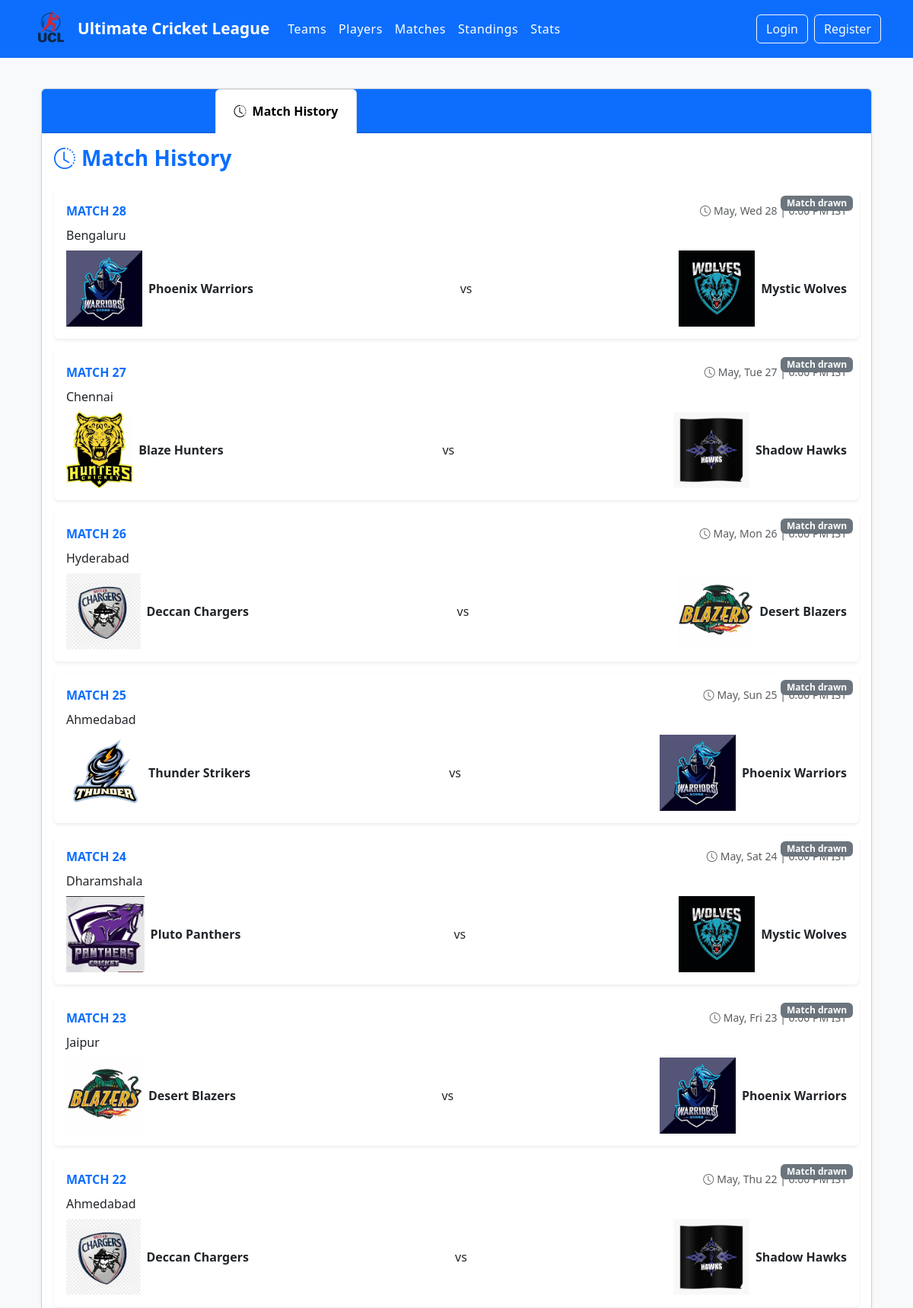
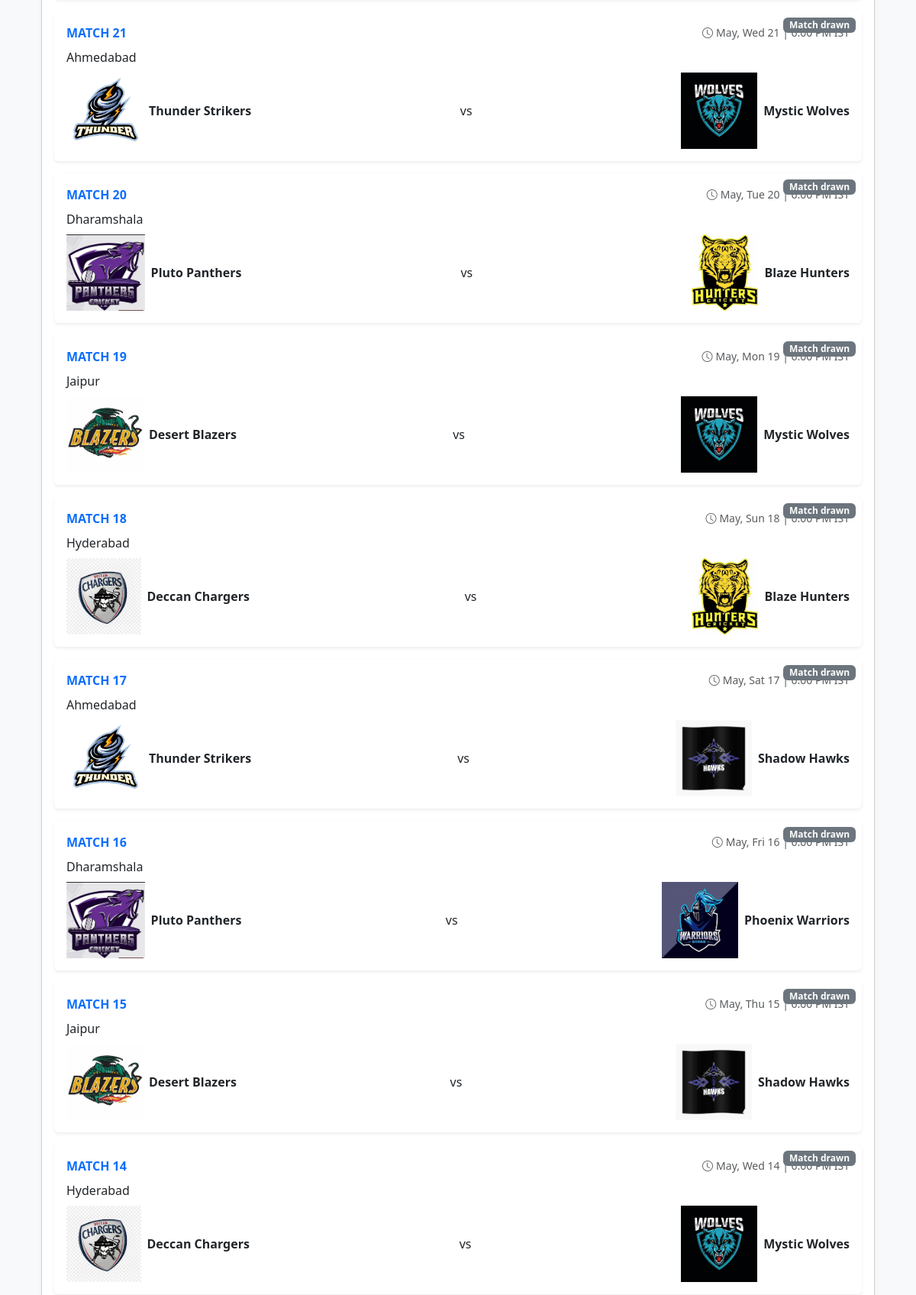
Page /matches/?past=1 (upper part) on the committed database (2 pictures, top to bottom).
### tournament/models.py (models this page shows, shortened)
class Match(models.Model):
    RESULT_CHOICES = [
        ('Home Win', 'Home Win'),
        ('Away Win', 'Away Win'),
        ('Draw', 'Draw'),
        ('No Result', 'No Result'),
        ('TBD', 'To Be Determined'),
    ]
    STATUS_CHOICES = [
        ('UPCOMING', 'Upcoming'),
        ('LIVE', 'Live'),
        ('COMPLETED', 'Completed'),
    ]
    status = models.CharField(max_length=10,choices=STATUS_CHOICES,default='UPCOMING')
    result = models.CharField(max_length=20, choices=RESULT_CHOICES, default='TBD')
    man_of_the_match = models.ForeignKey(Player, on_delete=models.SET_NULL, null=True, blank=True)
    umpires = models.CharField(max_length=200)
    match_number = models.PositiveIntegerField(unique=True)
    home_score = models.PositiveIntegerField(default=0)
    away_score = models.PositiveIntegerField(default=0)
    current_batsman = models.ForeignKey(Player, on_delete=models.SET_NULL, null=True, blank=True, related_name='current_batsman_matches')
    current_non_striker = models.ForeignKey(Player, on_delete=models.SET_NULL, null=True, blank=True, related_name='current_non_striker_matches')
    current_bowler = models.ForeignKey(Player, on_delete=models.SET_NULL, null=True, blank=True, related_name='current_bowler_matches')
    striker = models.ForeignKey(Player, on_delete=models.SET_NULL, null=True, blank=True, related_name='striker_matches')
    non_striker = models.ForeignKey(Player, on_delete=models.SET_NULL, null=True, blank=True, related_name='non_striker_matches')
    bowler = models.ForeignKey(Player, on_delete=models.SET_NULL, null=True, blank=True, related_name='bowler_matches')
    balls_remaining = models.PositiveIntegerField(default=120)
    innings = models.PositiveIntegerField(default=1)
    is_live = models.BooleanField(default=False)
    current_run_rate = models.DecimalField(max_digits=5, decimal_places=2, default=0)
    required_run_rate = models.DecimalField(max_digits=5, decimal_places=2, default=0)
    win_margin = models.CharField(max_length=100, blank=True)
    next_batsman = models.ForeignKey(Player, on_delete=models.SET_NULL, null=True, blank=True, related_name='next_batsman_matches')
    next_bowler = models.ForeignKey(Player, on_delete=models.SET_NULL, null=True, blank=True, related_name='next_bowler_matches')
    current_ball = models.PositiveIntegerField(default=0)
    current_over = models.PositiveIntegerField(default=0)
    batting_team = models.ForeignKey(Team, on_delete=models.SET_NULL, null=True, blank=True, related_name='batting_matches')
    striker_runs = models.PositiveIntegerField(default=0)
    striker_balls = models.PositiveIntegerField(default=0)
    non_striker_runs = models.PositiveIntegerField(default=0)
    non_striker_balls = models.PositiveIntegerField(default=0)
    bowler_runs = models.PositiveIntegerField(default=0)
    bowler_wickets = models.PositiveIntegerField(default=0)
    bowler_balls = models.PositiveIntegerField(default=0)
    total_runs = models.PositiveIntegerField(default=0)
    total_wickets = models.PositiveIntegerField(default=0)
    extras = models.PositiveIntegerField(default=0)
    batting_team = models.ForeignKey(Team, on_delete=models.SET_NULL, related_name='batting_matches', null=True)
    bowling_team = models.ForeignKey(Team, on_delete=models.SET_NULL, related_name='bowling_matches', null=True)
    powerplay_overs = models.IntegerField(default=6)  # Typically 6 for T20
    powerplay_runs = models.IntegerField(default=0)
    powerplay_wickets = models.IntegerField(default=0)
    is_powerplay = models.BooleanField(default=True)
    home_team = models.ForeignKey(Team, on_delete=models.CASCADE, related_name='home_matches')
    away_team = models.ForeignKey(Team, on_delete=models.CASCADE, related_name='away_matches')
    date = models.DateTimeField()
    venue = models.CharField(max_length=100)
    toss_winner = models.ForeignKey(Team, on_delete=models.CASCADE, related_name='toss_wins', null=True)
    toss_decision = models.CharField(max_length=10, choices=[('bat', 'Bat'), ('field', 'Field')], null=True)
    innings = models.IntegerField(default=1)
    first_team = models.ForeignKey(Team, on_delete=models.CASCADE, related_name='first_innings', null=True)
    second_team = models.ForeignKey(Team, on_delete=models.CASCADE, related_name='second_innings', null=True)
    first_score = models.IntegerField(default=0)
    first_wickets = models.IntegerField(default=0)
    first_current_over = models.IntegerField(default=0)
    first_current_ball = models.IntegerField(default=0)
    second_score = models.IntegerField(default=0)
    second_wickets = models.IntegerField(default=0)
    second_current_over = models.IntegerField(default=0)
    second_current_ball = models.IntegerField(default=0)
    striker = models.ForeignKey(Player, on_delete=models.SET_NULL, related_name='striker_matches', null=True)
    non_striker = models.ForeignKey(Player, on_delete=models.SET_NULL, related_name='non_striker_matches', null=True)
    bowler = models.ForeignKey(Player, on_delete=models.SET_NULL, related_name='bowler_matches', null=True)
    striker_runs = models.IntegerField(default=0)
    striker_balls = models.IntegerField(default=0)
    striker_fours = models.IntegerField(default=0)
    striker_sixes = models.IntegerField(default=0)
    non_striker_runs = models.IntegerField(default=0)
    non_striker_balls = models.IntegerField(default=0)
    non_striker_fours = models.IntegerField(default=0)
    non_striker_sixes = models.IntegerField(default=0)
    bowler_runs = models.IntegerField(default=0)
    bowler_wickets = models.IntegerField(default=0)
    bowler_wides = models.IntegerField(default=0)
    bowler_no_balls = models.IntegerField(default=0)
    @property
    def first_current_ball(self):
        return self.ball_set.order_by('over', 'ball_number').first()
    @property
    def winner(self):
        if self.result == 'Home Win':
            return self.home_team
        elif self.result == 'Away Win':
            return self.away_team
        return None
    @property
    def status(self):
        if self.is_live:
            return "LIVE"
        elif self.date > timezone.now():
            return "UPCOMING"
        else:
            return "COMPLETED"
    def status(self):
        if self.is_live:
            return "LIVE"
        elif self.date > timezone.now():
            return "UPCOMING"
        else:
            return "COMPLETED"

class Team(models.Model):
    name = models.CharField(max_length=100, unique=True)
    short_name = models.CharField(max_length=3, blank=True)
    logo = models.ImageField(upload_to='team_logos/', null=True, blank=True)
    home_ground = models.CharField(max_length=100)
    captain = models.ForeignKey('Player', on_delete=models.SET_NULL, null=True, blank=True, related_name='captain_of')
    coach = models.CharField(max_length=100)
    founded = models.PositiveIntegerField()
    public = models.BooleanField(default=True)
    manager = models.ForeignKey(User, on_delete=models.CASCADE, related_name='managed_teams', null=True, blank=True)
    matches_played = models.PositiveIntegerField(default=0)
    wins = models.PositiveIntegerField(default=0)
    losses = models.PositiveIntegerField(default=0)
    draws = models.PositiveIntegerField(default=0)
    points = models.PositiveIntegerField(default=0)  # Added concrete points field
    total_matches = models.IntegerField(default=0)
    wins = models.IntegerField(default=0)
    losses = models.IntegerField(default=0)
    draws = models.IntegerField(default=0)
    points = models.IntegerField(default=0)

### tournament/views.py (the view)
# urls.py: path('matches/', views.match_list, name='matches'),
def match_list(request):
    past = request.GET.get('past', '0') == '1'
    if past:
        matches = Match.objects.filter(
            date__lt=timezone.now(),
            is_live=False
        ).order_by('-date')
    else:
        matches = Match.objects.filter(
            Q(date__gte=timezone.now()) | Q(is_live=True)
        ).order_by('date')
    return render(request, 'tournament/matches.html', {
        'upcoming_matches': matches if not past else None,
        'past_matches': matches if past else None,
        'past': past
    })

### tournament/templates/tournament/matches.html (shortened to what this page needs)
{% extends 'tournament/base.html' %}
{% load humanize %}
{% load static %}
{% block content %}
<div class="container py-3">
    <div class="card shadow-sm mb-4">
        <div class="card-header bg-primary text-white p-0">
            <ul class="nav nav-tabs card-header-tabs m-0">
                <li class="nav-item">
                    <a class="nav-link {% if not past %}active{% endif %} py-3 px-4" href="?past=0">
                        <i class="bi bi-calendar3 me-2"></i>Upcoming Matches
                    </a>
                </li>
                <li class="nav-item">
                    <a class="nav-link {% if past %}active{% endif %} py-3 px-4" href="?past=1">
                        <i class="bi bi-clock-history me-2"></i>Match History
                    </a>
                </li>
            </ul>
        </div>
        <div class="card-body">
            {% if past %}
                <h3 class="mb-4 text-primary fw-bold"><i class="bi bi-clock-history me-2"></i>Match History</h3>
                {% if past_matches %}
                    <div class="row g-3">
                        {% for match in past_matches %}
                            <div class="col-12">
                                <div class="match-card p-3 rounded shadow-sm bg-white position-relative">
                                    {% if match.winner %}
                                        <span class="badge bg-success position-absolute top-0 end-0 m-2">
                                            {{ match.winner.short_name|default:match.winner.name }} won
                                        </span>
                                    {% else %}
                                        <span class="badge bg-secondary position-absolute top-0 end-0 m-2">
                                            Match drawn
                                        </span>
                                    {% endif %}
                                    <div class="d-flex justify-content-between align-items-center mb-2">
                                        <div class="text-primary fw-bold">MATCH {{ match.match_number }}</div>
                                        <div class="text-muted small">
                                            <i class="bi bi-clock me-1"></i>{{ match.date|date:"M, D j" }} | {{ match.date|date:"g:i A" }} IST
                                        </div>
                                    </div>
                                    <div class="text-dark fw-medium mb-2">{{ match.venue }}</div>
                                    <a href="{% url 'match_detail' match.id %}" class="text-decoration-none text-dark">
                                        <div class="d-flex justify-content-between align-items-center">
                                            <div class="team-info d-flex align-items-center">
                                                <div class="logo-container">
                                                    <img src="{{ match.home_team.logo.url }}" alt="{{ match.home_team }}" class="team-logo">
                                                </div>
                                                <span class="fw-semibold ms-2">{{ match.home_team.short_name|default:match.home_team.name }}</span>
                                            </div>
                                            <span class="vs-text">vs</span>
                                            <div class="team-info d-flex align-items-center">
                                                <div class="logo-container">
                                                    <img src="{{ match.away_team.logo.url }}" alt="{{ match.away_team }}" class="team-logo">
                                                </div>
                                                <span class="fw-semibold ms-2">{{ match.away_team.short_name|default:match.away_team.name }}</span>
                                            </div>
                                        </div>
                                    </a>
                                </div>
                            </div>
                        {% endfor %}
                    </div>
                {% else %}
                    <div class="alert alert-info shadow-sm">
                        <i class="bi bi-info-circle me-2"></i>No past matches to display.
                    </div>
                {% endif %}
            {% endif %}
        </div>
    </div>
</div>
{% endblock %}

### tournament/static/tournament/css/style.css (style rules this page uses)
body { background-color: #f8f9fa; font-family: 'Segoe UI', Tahoma, Geneva, Verdana, sans-serif; }
.card { box-shadow: 0 0.125rem 0.25rem rgba(0, 0, 0, 0.075); margin-bottom: 20px; }
.card-header { font-weight: bold; }
.bg-primary { background-color: #0d6efd !important; }
.match-card { transition: transform 0.2s; }
.team-logo { max-height: 100px; max-width: 100%; }

### rows in the picture
Match: result "Match drawn", match_number "28", date "May, Wed 28", venue "Bengaluru", home_team.logo (picture), home_team.short_name "Phoenix Warriors", away_team.logo (picture), away_team.short_name "Mystic Wolves"
Match: result "Match drawn", match_number "27", date "May, Tue 27", venue "Chennai", home_team.logo (picture), home_team.short_name "Blaze Hunters", away_team.logo (picture), away_team.short_name "Shadow Hawks"
Match: result "Match drawn", match_number "26", date "May, Mon 26", venue "Hyderabad", home_team.logo (picture), home_team.short_name "Deccan Chargers", away_team.logo (picture), away_team.short_name "Desert Blazers"
Match: result "Match drawn", match_number "25", date "May, Sun 25", venue "Ahmedabad", home_team.logo (picture), home_team.short_name "Thunder Strikers", away_team.logo (picture), away_team.short_name "Phoenix Warriors"
Match: result "Match drawn", match_number "24", date "May, Sat 24", venue "Dharamshala", home_team.logo (picture), home_team.short_name "Pluto Panthers", away_team.logo (picture), away_team.short_name "Mystic Wolves"
Match: result "Match drawn", match_number "23", date "May, Fri 23", venue "Jaipur", home_team.logo (picture), home_team.short_name "Desert Blazers", away_team.logo (picture), away_team.short_name "Phoenix Warriors"
Match: result "Match drawn", match_number "22", date "May, Thu 22", venue "Ahmedabad", home_team.logo (picture), home_team.short_name "Deccan Chargers", away_team.logo (picture), away_team.short_name "Shadow Hawks"
Match: result "Match drawn", match_number "21", date "May, Wed 21", venue "Ahmedabad", home_team.logo (picture), home_team.short_name "Thunder Strikers", away_team.logo (picture), away_team.short_name "Mystic Wolves"
Match: result "Match drawn", match_number "20", date "May, Tue 20", venue "Dharamshala", home_team.logo (picture), home_team.short_name "Pluto Panthers", away_team.logo (picture), away_team.short_name "Blaze Hunters"
Match: result "Match drawn", match_number "19", date "May, Mon 19", venue "Jaipur", home_team.logo (picture), home_team.short_name "Desert Blazers", away_team.logo (picture), away_team.short_name "Mystic Wolves"
Match: result "Match drawn", match_number "18", date "May, Sun 18", venue "Hyderabad", home_team.logo (picture), home_team.short_name "Deccan Chargers", away_team.logo (picture), away_team.short_name "Blaze Hunters"
Match: result "Match drawn", match_number "17", date "May, Sat 17", venue "Ahmedabad", home_team.logo (picture), home_team.short_name "Thunder Strikers", away_team.logo (picture), away_team.short_name "Shadow Hawks"
Match: result "Match drawn", match_number "16", date "May, Fri 16", venue "Dharamshala", home_team.logo (picture), home_team.short_name "Pluto Panthers", away_team.logo (picture), away_team.short_name "Phoenix Warriors"
Match: result "Match drawn", match_number "15", date "May, Thu 15", venue "Jaipur", home_team.logo (picture), home_team.short_name "Desert Blazers", away_team.logo (picture), away_team.short_name "Shadow Hawks"
Match: result "Match drawn", match_number "14", date "May, Wed 14", venue "Hyderabad", home_team.logo (picture), home_team.short_name "Deccan Chargers", away_team.logo (picture), away_team.short_name "Mystic Wolves"
